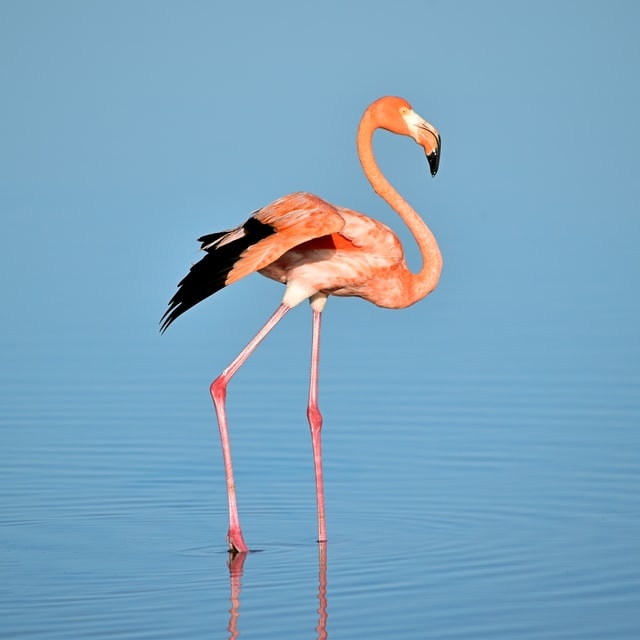
#> input picture opencv experiments/python/example.png, 640 x 640 px
$ jupyter execute --allow-errors 6_image_transformation.ipynb
#> lines starting #> are read from the running program, lines starting #| are printed output that depends on the picture
[cell 1]
import numpy as np
import cv2

[cell 2]
img = cv2.imread('./example.png')
#> img is the input picture: shape (640, 640, 3); mean B, G, R 191.3, 164.6, 123.7

[cell 3]
def display(winame, img):
    cv2.imshow(winame, img)
    cv2.waitKey(0)
    cv2.destroyAllWindows()

[cell 4]
display("bird", img)

Transforming

[cell 5]
tx = 100
ty = 150

#> (a cell that did not finish here is left out)

[cell 7]
def translation(image, tx,ty):
#> called with tx = -100, ty = -150
    M = np.float32([[1,0,tx],
                [0,1,ty]])
    shifted_img = cv2.warpAffine(image,M,(image.shape[1],image.shape[0]))
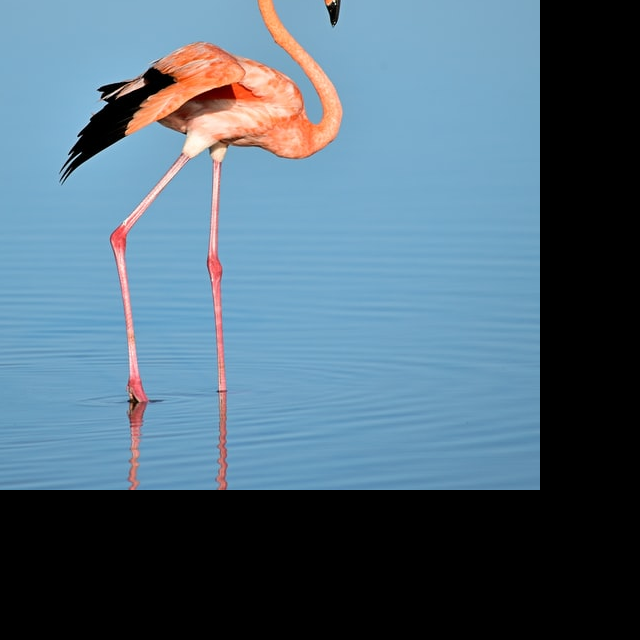
#> shifted_img: shape (640, 640, 3); mean B, G, R 122, 104.8, 79.7
    display("shifted", shifted_img)

[cell 8]
translation(img, -100,-150)

Rotating

[cell 9]
display("bird",img)
center = (img.shape[1]//2,img.shape[0]//2)
#> center = (320, 320)

[cell 10]
M = cv2.getRotationMatrix2D(center,90,1)
M

[cell 11]
rotate_90 = cv2.warpAffine(img,M,(img.shape[1],img.shape[0]))
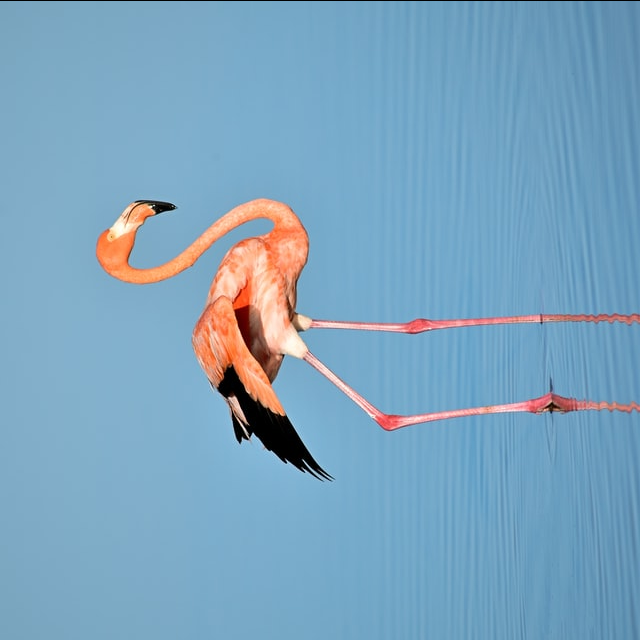
#> rotate_90: shape (640, 640, 3); mean B, G, R 191, 164.4, 123.5

[cell 12]
display("rotate 90 degrees anti-clockwise", rotate_90)

[cell 13]
def rotate(image, angle, scale):
#> called with angle = 45, scale = 0.5
    center = (image.shape[1]//2,image.shape[0]//2)
#> center = (320, 320)
    M = cv2.getRotationMatrix2D(center,angle,scale)
    rotate_img = cv2.warpAffine(image,M,(img.shape[1],img.shape[0]))
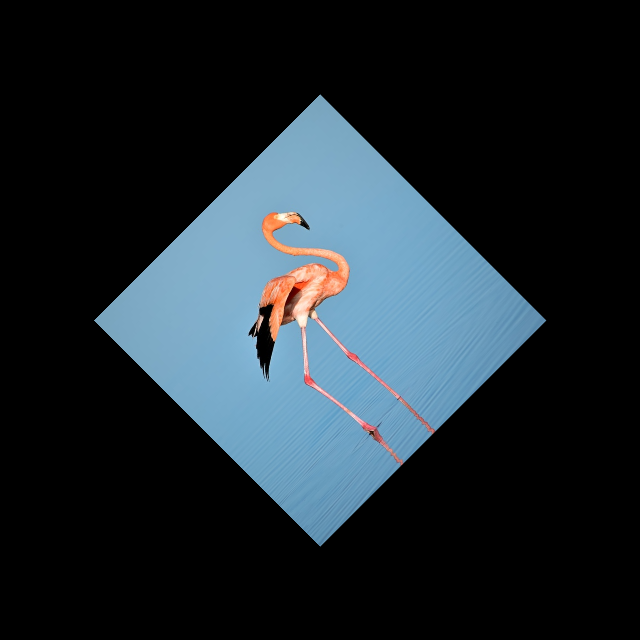
#> rotate_img: shape (640, 640, 3); mean B, G, R 47.8, 41.1, 30.9
    display("rotate", rotate_img)

[cell 14]
rotate(img,45,0.5)

Resizing

[cell 15]
img.shape
#> Out = (640, 640, 3)

[cell 16]
img_resize = cv2.resize(img,(300,300),interpolation=cv2.INTER_AREA)
display("resized image",img_resize)

[cell 17]
cv2.imshow("original",img)
cv2.imshow("resized image", img_resize)
cv2.waitKey(0)
cv2.destroyAllWindows()

Flipping

[cell 18]
flip_0 = cv2.flip(img,0) # 1, -1, 0
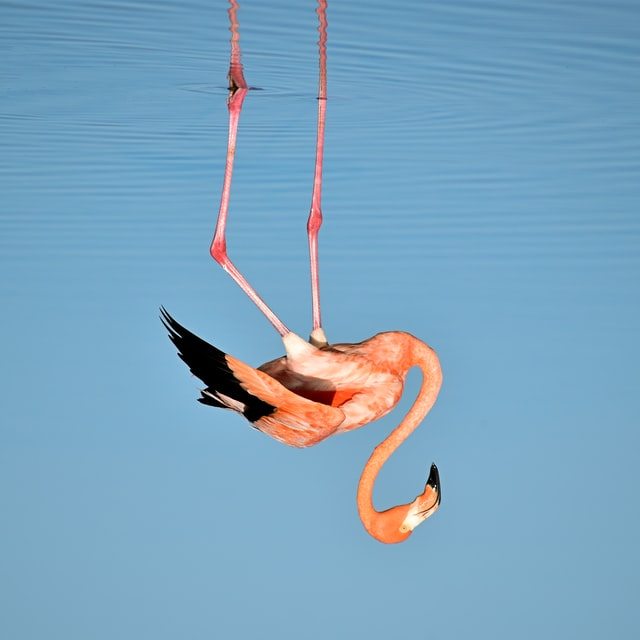
#> flip_0: shape (640, 640, 3); mean B, G, R 191.3, 164.6, 123.7
flip_1 = cv2.flip(img,1) # 1, -1, 0
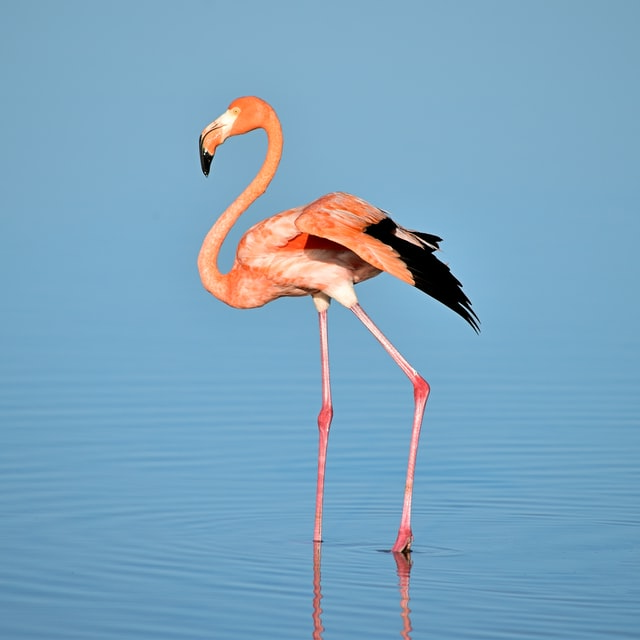
#> flip_1: shape (640, 640, 3); mean B, G, R 191.3, 164.6, 123.7
flip_neg_1 = cv2.flip(img,-1) # 1, -1, 0
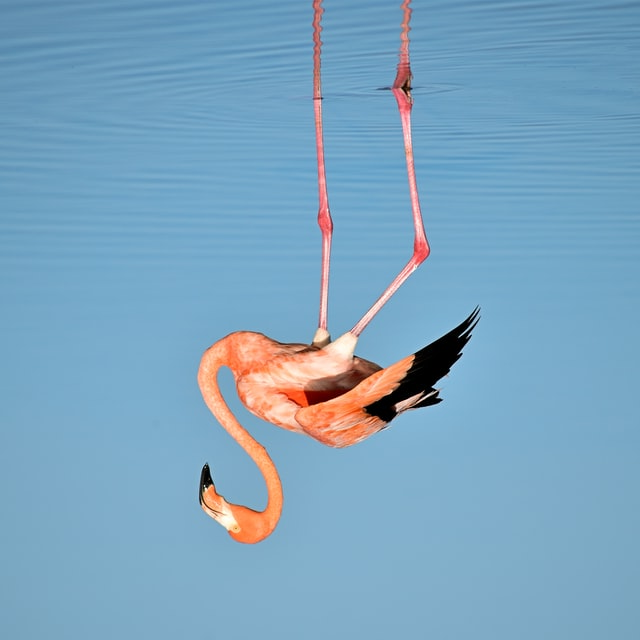
#> flip_neg_1: shape (640, 640, 3); mean B, G, R 191.3, 164.6, 123.7

[cell 19]
cv2.imshow("flip vertical+horizontal",flip_0)
cv2.imshow("flip horizontally",flip_1)
cv2.imshow("flip vertically",flip_neg_1)
cv2.waitKey(0)
cv2.destroyAllWindows()

Cropping

[cell 20]
crop = img[80:500,100:500]
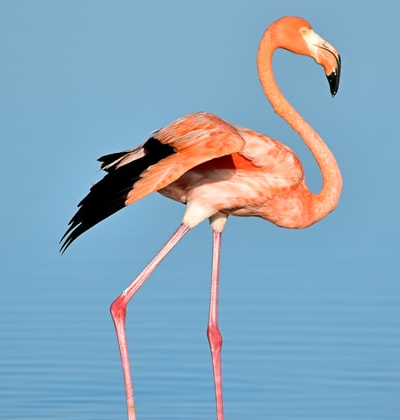
#> crop: shape (420, 400, 3); mean B, G, R 187.1, 165.5, 134.2
cv2.imshow("crop",crop)
cv2.waitKey(0)
cv2.destroyAllWindows()
